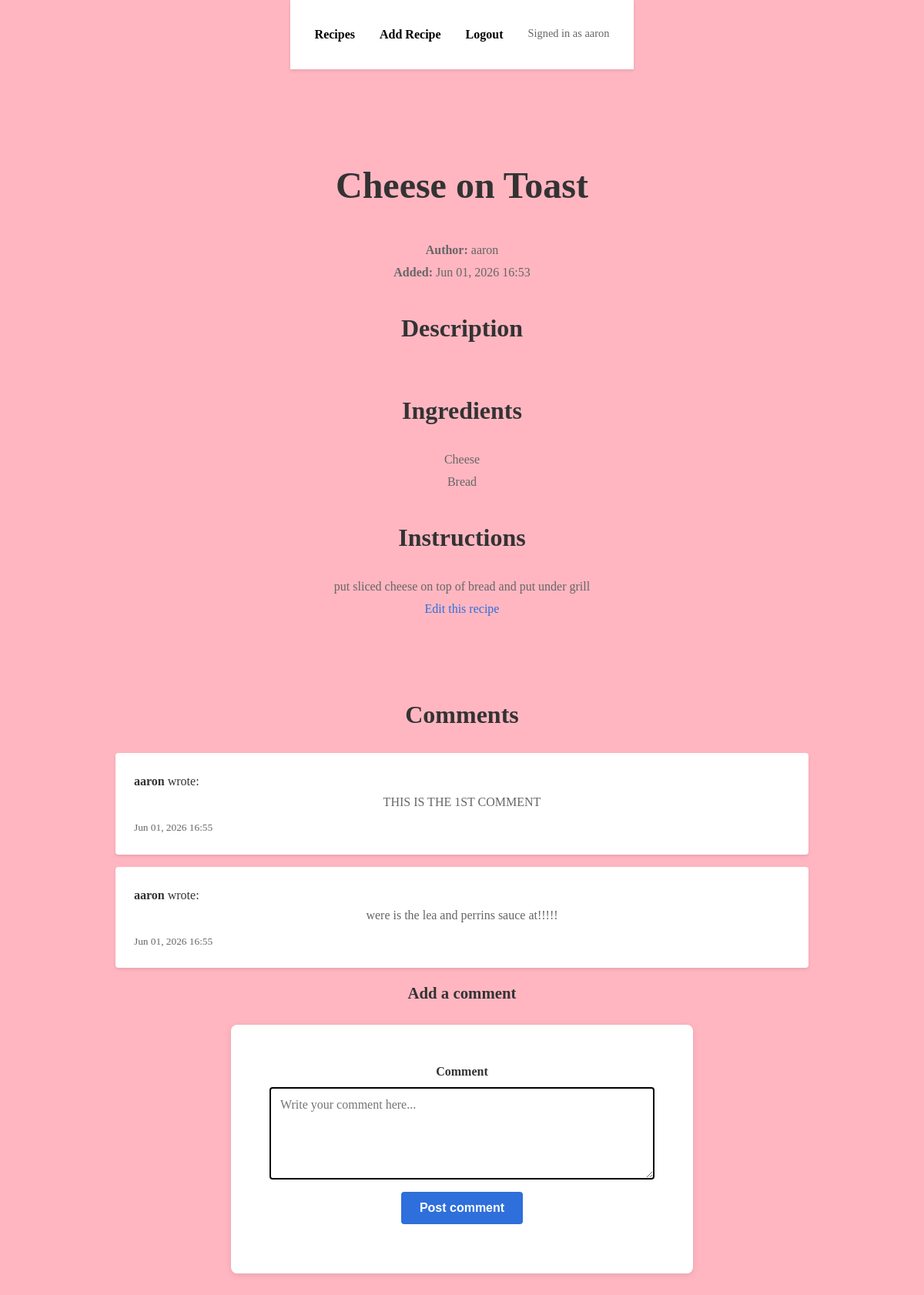
Page /recipes/1/ (signed in) on the committed database.
### recipe_app/models.py (models this page shows, shortened)
class Recipe(models.Model):
    author = models.ForeignKey(
        settings.AUTH_USER_MODEL,
        on_delete=models.CASCADE,
        related_name='recipes'
    )
    title = models.CharField(max_length=200)
    description = models.TextField(blank=True)
    ingredients = models.TextField(blank=True)
    instructions = models.TextField(blank=True)
    created_at = models.DateTimeField(auto_now_add=True)
    updated_at = models.DateTimeField(auto_now=True)
    class Meta:
        ordering = ['-created_at']

class Comment(models.Model):
    recipe = models.ForeignKey(
        Recipe,
        on_delete=models.CASCADE,
        related_name='comments'
    )
    author = models.ForeignKey(
        settings.AUTH_USER_MODEL,
        on_delete=models.CASCADE,
        related_name='recipe_comments'
    )
    text = models.TextField()
    created_at = models.DateTimeField(auto_now_add=True)
    class Meta:
        ordering = ['created_at']

### recipe_app/views.py (the view)
def recipe_detail(request, recipe_id):
    if not request.user.is_authenticated:
        return redirect('login')
    recipe = get_object_or_404(Recipe, id=recipe_id)
    comments = recipe.comments.all()
    form = CommentForm(request.POST or None)
    if request.method == 'POST' and form.is_valid():
        comment = form.save(commit=False)
        comment.recipe = recipe
        comment.author = request.user
        comment.save()
        return redirect('recipe_detail', recipe_id=recipe.id)
    return render(request, 'recipes/recipe_detail.html', {
        'recipe': recipe,
        'comments': comments,
        'form': form,
    })

### recipe_app/forms.py
class CommentForm(forms.ModelForm):
    class Meta:
        model = Comment
        fields = ['text']
        widgets = {
            'text': forms.Textarea(attrs={
                'rows': 3,
                'placeholder': 'Write your comment here...',
                'class': 'form-control',
            }),
        }

### recipe_app/templates/recipes/recipe_detail.html (shortened to what this page needs)
{% extends 'recipes/base.html' %}
{% block content %}
<h1>{{ recipe.title }}</h1>
<p><strong>Author:</strong> {{ recipe.author.username }}</p>
<p><strong>Added:</strong> {{ recipe.created_at|date:'M d, Y H:i' }}</p>
<h2>Description</h2>
<h2>Ingredients</h2>
<p>{{ recipe.ingredients|linebreaks }}</p>
<h2>Instructions</h2>
<p>{{ recipe.instructions|linebreaks }}</p>
{% if recipe.author == request.user %}
    <p><a href="{% url 'recipe_edit' recipe.id %}">Edit this recipe</a></p>
{% endif %}
<h2>Comments</h2>
{% if comments %}
    <ul>
        {% for comment in comments %}
            <li>
                <strong>{{ comment.author.username }}</strong> wrote:
                <p>{{ comment.text|linebreaks }}</p>
                <small>{{ comment.created_at|date:'M d, Y H:i' }}</small>
            </li>
        {% endfor %}
    </ul>
{% else %}
    <p>No comments yet. Be the first to comment.</p>
{% endif %}
<h3>Add a comment</h3>
<form method="post">
    <div class="form-field" style="margin-bottom:1rem;">
        <h4 style="margin-bottom:0.5rem;">Comment</h4>
        {{ form.text }}
    </div>
    <button type="submit" class="btn btn-center">Post comment</button>
</form>
{% endblock %}

### recipe_app/templates/recipes/base.html (shortened to what this page needs)
<!DOCTYPE html>
{% load static %}
<html lang="en">
<head>
    <link rel="stylesheet" href="{% static 'styles.css' %}">
</head>
<body>
    <nav>
        {% if request.user.is_authenticated %}
            <a href="{% url 'recipe_index' %}">Recipes</a>
            <a href="{% url 'recipe_create' %}">Add Recipe</a>
            <a href="{% url 'logout' %}">Logout</a>
            <span>Signed in as {{ request.user.username }}</span>
        {% else %}
            <a href="{% url 'login' %}">Login</a>
            <a href="{% url 'signup' %}">Sign Up</a>
        {% endif %}
    </nav>
    <div class="content">
        {% block content %}{% endblock %}
    </div>
</body>
</html>

### styles/styles.css (style rules this page uses)
:root { --primary-color: #2f6fdb; --primary-hover: #255ec1; --text-dark: #333; --text-light: #666; --bg-light: #FFB6C1; --border-color: #ddd; --alert-danger: #f8d7da; --alert-text: #721c24; }
* { margin: 0; padding: 0; box-sizing: border-box; }
body { background-color: var(--bg-light); color: var(--text-dark); line-height: 1.6; min-height: 100vh; display: flex; flex-direction: column; align-items: center; }
nav { background-color: white; padding: 1.5rem; text-align: center; box-shadow: 0 2px 4px rgba(0, 0, 0, 0.1); display: flex; justify-content: center; flex-wrap: wrap; gap: 1rem; }
nav a { color: #000; text-decoration: none; font-weight: 600; transition: color 0.3s ease; }
nav span { color: var(--text-light); font-size: 0.9rem; }
.content { flex: 1; display: flex; flex-direction: column; align-items: center; padding: 2rem 1rem; width: 100%; margin: 0 auto; max-width: 1000px; }
h1, h2, h3 { text-align: center; margin-bottom: 1.5rem; color: var(--text-dark); }
h1 { font-size: 2.5rem; margin-bottom: 2rem; }
h2 { font-size: 1.8rem; margin-top: 2rem; }
h3 { font-size: 1.3rem; }
form { background-color: white; padding: 2rem; border-radius: 8px; box-shadow: 0 2px 8px rgba(0, 0, 0, 0.1); width: 100%; max-width: 500px; }
input[type="text"], input[type="email"], input[type="password"], textarea { padding: 0.75rem; border: 2px solid #000; border-radius: 4px; font-size: 1rem; font-family: inherit; }
textarea { resize: vertical; min-height: 120px; }
button, .btn { padding: 0.75rem 1.5rem; border: none; background-color: var(--primary-color); color: white; border-radius: 4px; cursor: pointer; font-size: 1rem; font-weight: 600; transition: background-color 0.3s ease; text-decoration: none; display: inline-block; text-align: center; }
.btn-center { display: block; margin: 1rem auto; }
ul { list-style: none; width: 100%; max-width: 700px; }
ul li { background-color: white; padding: 1rem; margin-bottom: 1rem; border-radius: 4px; box-shadow: 0 2px 4px rgba(0, 0, 0, 0.1); text-align: left; }
ul li small { color: var(--text-light); display: block; margin-top: 0.5rem; }
a { color: var(--primary-color); text-decoration: none; }
p { text-align: center; color: var(--text-light); line-height: 1.8; }
@media (min-width: 1024px) { body { font-size: 1rem; } }
@media (min-width: 1024px) { .content { padding: 3rem 2rem; } }
@media (min-width: 1024px) { h1 { font-size: 3rem; } }
@media (min-width: 1024px) { h2 { font-size: 2rem; } }
@media (min-width: 1024px) { form { max-width: 600px; padding: 3rem; } }
@media (min-width: 1024px) { ul { max-width: 900px; } }
@media (min-width: 1024px) { ul li { padding: 1.5rem; } }
@media (min-width: 1024px) { nav { padding: 2rem; gap: 2rem; } }
.form-field { display: flex; flex-direction: column; align-items: center; }
.form-field { width: 100%; }
.form-field input, .form-field textarea, .form-field select, .form-field .form-control { width: 100%; max-width: 500px; box-sizing: border-box; }

### rows in the picture
Recipe: title "Cheese on Toast", author.username "aaron", created_at "Jun 01, 2026 16:53", ingredients "Cheese Bread", instructions "put sliced cheese on top of bread and put under grill"
Comment: author.username "aaron", text "THIS IS THE 1ST COMMENT", created_at "Jun 01, 2026 16:55"
Comment: author.username "aaron", text "were is the lea and perrins sauce at!!!!!", created_at "Jun 01, 2026 16:55"

### other values in the picture
{{ request.user.username }} "aaron"
